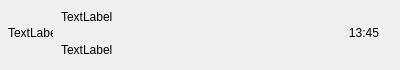
<?xml version="1.0" encoding="UTF-8"?>
<ui version="4.0">
 <class>ChatUserWidget</class>
 <widget class="QWidget" name="ChatUserWidget">
  <property name="geometry">
   <rect>
    <x>0</x>
    <y>0</y>
    <width>400</width>
    <height>70</height>
   </rect>
  </property>
  <property name="minimumSize">
   <size>
    <width>0</width>
    <height>70</height>
   </size>
  </property>
  <property name="maximumSize">
   <size>
    <width>16777215</width>
    <height>70</height>
   </size>
  </property>
  <property name="windowTitle">
   <string>Form</string>
  </property>
  <layout class="QHBoxLayout" name="horizontalLayout">
   <property name="spacing">
    <number>3</number>
   </property>
   <property name="leftMargin">
    <number>6</number>
   </property>
   <property name="topMargin">
    <number>2</number>
   </property>
   <property name="rightMargin">
    <number>6</number>
   </property>
   <property name="bottomMargin">
    <number>6</number>
   </property>
   <item>
    <widget class="QWidget" name="icon_widget" native="true">
     <property name="minimumSize">
      <size>
       <width>50</width>
       <height>50</height>
      </size>
     </property>
     <property name="maximumSize">
      <size>
       <width>50</width>
       <height>50</height>
      </size>
     </property>
     <layout class="QHBoxLayout" name="horizontalLayout_2">
      <property name="spacing">
       <number>0</number>
      </property>
      <property name="leftMargin">
       <number>0</number>
      </property>
      <property name="topMargin">
       <number>0</number>
      </property>
      <property name="rightMargin">
       <number>0</number>
      </property>
      <property name="bottomMargin">
       <number>0</number>
      </property>
      <item>
       <widget class="QLabel" name="icon_label">
        <property name="minimumSize">
         <size>
          <width>45</width>
          <height>45</height>
         </size>
        </property>
        <property name="maximumSize">
         <size>
          <width>45</width>
          <height>45</height>
         </size>
        </property>
        <property name="text">
         <string>TextLabel</string>
        </property>
       </widget>
      </item>
     </layout>
    </widget>
   </item>
   <item>
    <widget class="QWidget" name="uesr_widget" native="true">
     <layout class="QVBoxLayout" name="verticalLayout">
      <property name="spacing">
       <number>7</number>
      </property>
      <property name="leftMargin">
       <number>2</number>
      </property>
      <property name="topMargin">
       <number>2</number>
      </property>
      <property name="rightMargin">
       <number>2</number>
      </property>
      <property name="bottomMargin">
       <number>2</number>
      </property>
      <item>
       <widget class="QLabel" name="user_name_label">
        <property name="text">
         <string>TextLabel</string>
        </property>
       </widget>
      </item>
      <item>
       <widget class="QLabel" name="user_chat_label">
        <property name="text">
         <string>TextLabel</string>
        </property>
       </widget>
      </item>
     </layout>
    </widget>
   </item>
   <item>
    <widget class="QWidget" name="time_widget" native="true">
     <property name="minimumSize">
      <size>
       <width>60</width>
       <height>50</height>
      </size>
     </property>
     <property name="maximumSize">
      <size>
       <width>60</width>
       <height>50</height>
      </size>
     </property>
     <layout class="QHBoxLayout" name="horizontalLayout_3">
      <item>
       <widget class="QLabel" name="time_label">
        <property name="text">
         <string>13:45</string>
        </property>
        <property name="alignment">
         <set>Qt::AlignmentFlag::AlignCenter</set>
        </property>
       </widget>
      </item>
     </layout>
    </widget>
   </item>
  </layout>
 </widget>
 <resources/>
 <connections/>
</ui>
